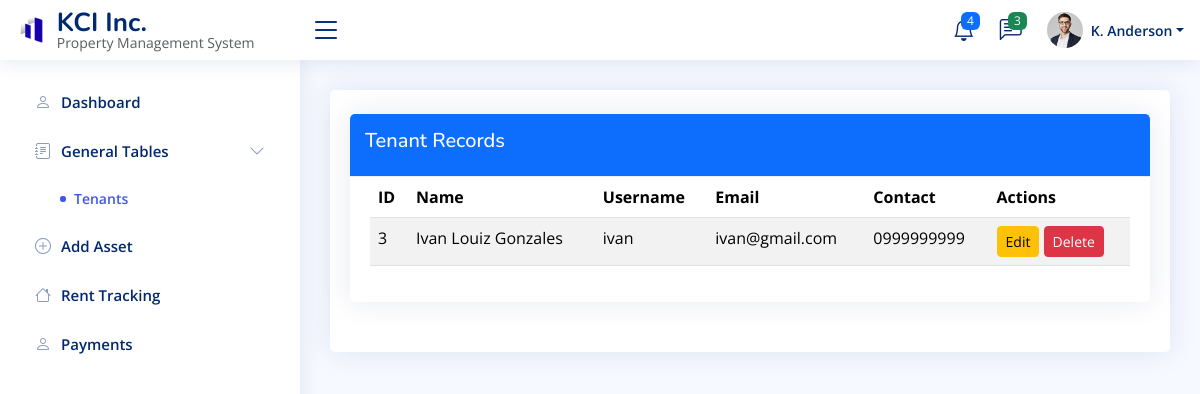
/index.php?page=tenants, run on an earlier commit of the app's database.
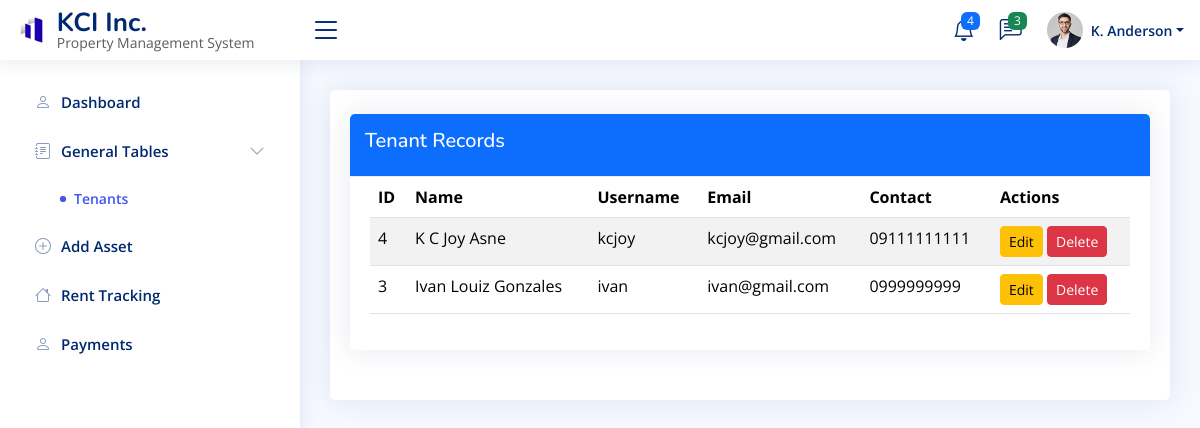
And on a later commit of the database.
### tables this page shows
CREATE TABLE `tenant` (
  `tenant_id` int(11) NOT NULL,
  `firstname` varchar(50) DEFAULT NULL,
  `lastname` varchar(50) DEFAULT NULL,
  `middlename` varchar(50) DEFAULT NULL,
  `username` varchar(50) DEFAULT NULL,
  `password` varchar(255) DEFAULT NULL,
  `email` varchar(100) NOT NULL,
  `contact_no` varchar(20) DEFAULT NULL
);

### modules/tbl_tenant.php (the view, shortened to what this page needs)
<?php
require_once "conn.php";
$result=$conn->query("SELECT * FROM tenant ORDER BY tenant_id DESC");
?>
<div class="card mt-4">
  <div class="card-header bg-primary text-white d-flex justify-content-between">
    <h5>Tenant Records</h5>
  </div>
  <div class="card-body table-responsive">
    <table class="table table-striped">
      <thead><tr><th>ID</th><th>Name</th><th>Username</th><th>Email</th><th>Contact</th><th>Actions</th></tr></thead>
      <tbody>
        <?php while($r=$result->fetch_assoc()): ?>
        <tr>
          <td><?= $r['tenant_id'] ?></td>
          <td><?= $r['firstname']." ".$r['lastname'] ?></td>
          <td><?= $r['username'] ?></td>
          <td><?= $r['email'] ?></td>
          <td><?= $r['contact_no'] ?></td>
          <td>
            <button class="btn btn-warning btn-sm" data-bs-toggle="modal" data-bs-target="#editModal<?= $r['tenant_id'] ?>">Edit</button>
            <form method="POST" style="display:inline">
              <button type="submit" class="btn btn-danger btn-sm">Delete</button>
            </form>
          </td>
        </tr>
        <?php endwhile; ?>
      </tbody>
    </table>
  </div>
</div>

What changed in the data, as far as the page shows it:
added tenant: tenant_id "4", firstname "K C Joy", lastname "Asne", username "kcjoy", email "kcjoy@gmail.com", contact_no "09111111111"
